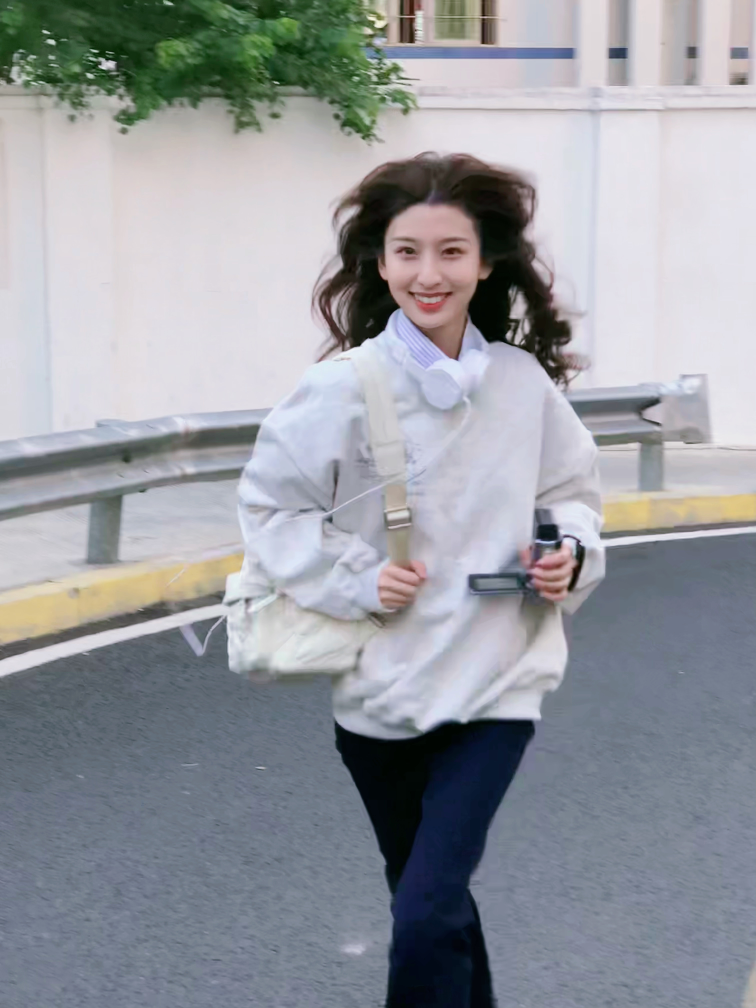
#> input picture opencv基本操作/1.aidaishu.jpg, 3024 x 4032 px (shown at 1/4 size)
$ jupyter execute '图像轮廓.ipynb'
#> lines starting #> are read from the running program, lines starting #| are printed output that depends on the picture; after the words box and inside, x2 and y2 are one past the last pixel; in counts of white or black regions, pixels touching at a corner belong together; long printed decimals are rounded
## 什么是图像轮廓

<font size = 3>之前学的 sobel算子、scharr算子、laplasian算子、canny边缘检测，这些都是检测图像中边缘线条的，检测出来的是图像的边缘，而非图像轮廓，要加以区分<br>
边缘检测主要是通过一些手段检测数字图像中明暗变化剧烈（即梯度变化比较大）像素点，偏向于图像中像素点的变化<br>轮廓检测指检测图像中的对象边界，更偏向于关注上层语义对象，主要用来分析物体的形态，比如物体的周长和面积等。可以说边缘包括轮廓。边缘主要是作为图像的特征使用，比如可以用边缘特征可以区分脸和手，而轮廓则是一个很好的图像目标的外部特征</font>

## 查找轮廓函数

<font size = 4>   contours, hierarchy = cv2.findContours(img, mode, method) </font>

### 解释

<font size = 3>
img:要做轮廓检测的图像，必须是8位单通道二值图像。所以，一般情况下我们都是将图像处理为二值图像后再将其作为参数传入。在很多情况下，我们是预先对图像进行阈值分割或者边缘检测处理(比如经过Canny、拉普拉斯等边缘检测算子处理过的二值图像)，在得到满意的二值图像后再作为参数传入使用，这样效果会更好</font>

<font size = 3>
mode:    mode: 轮廓检索模式。决定了轮廓的提取方式：<br>
　　cv2.RETR_EXTERNAL: 只检测最外面的轮廓<br>
　　cv2.RETR_LIST: 检索所有的轮廓，并将其保存到一条链表当中。对检测到的轮廓不建立等级关系<br>
　　cv2.RETR_CCOMP：检索所有轮廓并将它们组织成两级层次结构。顶层是各部分的外部边界，第二层是空洞的边界。<br>
　　cv2.RETR_TREE：检索所有轮廓，并建立一个等级树结构的轮廓，就是重构嵌套轮廓的整个层次。<br>
　　说明：一般情况下我们只用第4种模式，因为第4种模式是检测所有的轮廓并且把这些轮廓按层次保存成一个树结构，后面如果我们有需要直接调用即可。<br>
</font>

<font size = 3> method： 轮廓逼近方法，就是如何表达轮廓，意思就是我是用线表示轮廓呢，还是简单点用2个点就表示了一条线的轮廓：<br>
　　cv2.CHAIN_APPROX_NONE:(保存全部的轮廓的点的坐标) 以Freeman链码的方式输出轮廓。意思就是我存储了所有的轮廓点，就是相连两个点的像素位置差不超过1，我可以用完整的线条来表示轮廓，就是我可以画出一个完整的轮廓。<br>
　　cv2.CHAIN_APPROX_SIMPLE：(只保存轮廓的角的点的坐标)压缩水平方向、垂直方向、对角线方向的元素，只保留该方向的终点坐标。比如一个矩形只要用4个点来保存轮廓信息即可。因为要保存信息太多了，内存计算起来都是负担，我们就用4个点表示一个矩形轮廓吧。同理，如果是一个多边形，我们就输出这个多边形的顶点序列吧。  </font>

<font size = 3>contours：是返回的轮廓。这个轮廓是一个数组。<br>
hierarchy：是轮廓的层次信息，就是mode参数决定的返回的轮廓数据的组织结构   </font>

### demo:

[cell 1]
import cv2
import numpy as np
img = cv2.imread('./1.aidaishu.jpg')
#> img is the input picture: shape (4032, 3024, 3); mean B, G, R 159.2, 153.2, 150.2
img = cv2.resize(img,(378,504))
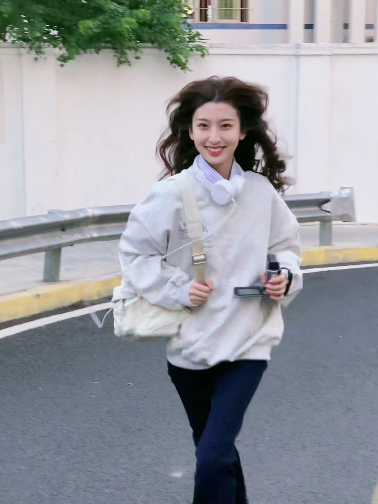
#> img: shape (504, 378, 3); mean B, G, R 159.3, 153.3, 150.3
gray = cv2.cvtColor(img,cv2.COLOR_BGR2GRAY)
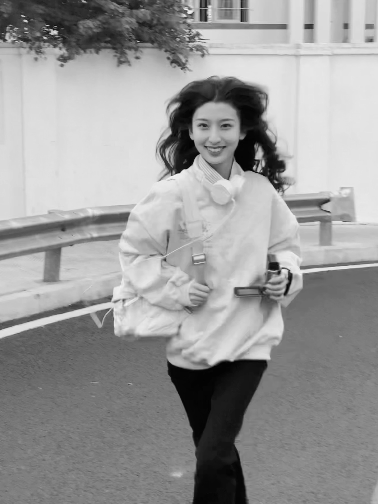
#> gray: shape (504, 378); min 2, max 243, mean 153.1
thresh,binary = cv2.threshold(gray,160,255,cv2.THRESH_BINARY)
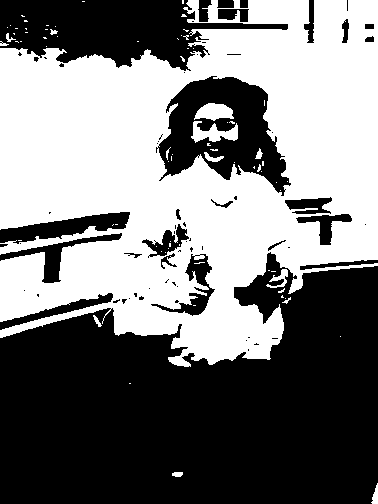
#> binary: shape (504, 378); 48.3% white; 76 white regions (62 under 20 px)
contours,hierarchy = cv2.findContours(binary,cv2.RETR_TREE,cv2.CHAIN_APPROX_SIMPLE)
#> contours = 151 contours, 122 with area under 20; largest, box (x1, y1, x2, y2) and area: (0, 0, 378, 367) 101618, (157, 75, 292, 197) 9786, (150, 253, 216, 317) 1210, (295, 213, 353, 246) 682, (141, 223, 190, 258) 678
print(type(contours))
#| <class 'list'>
print(type(hierarchy))
#| <class 'numpy.ndarray'>
print(hierarchy)
#> (printed output is left out)
cv2.imshow('contours',binary)
cv2.waitKey()
cv2.destroyAllWindows()

## 绘制轮廓

### cv2.drawContours(image, contours, contourIdx, color, thickness=None, lineType=None, hierarchy=None, maxLevel=None, offset=None)

<font size = 3>第一个参数是指明在哪幅图像上绘制轮廓；image为三通道才能显示轮廓<br>
第二个参数是轮廓本身，在Python中是一个list<br>
第三个参数指定绘制轮廓list中的哪条轮廓，如果是-1，则绘制其中的所有轮廓。后面的参数很简单。其中thickness表明轮廓线的宽度，如果是-1（cv2.FILLED），则为填充模式   </font>

<font size = 3> 绘制轮廓会直接修改原图，如果想让原图保持不变的话就需要copy一份  </font>

[cell 2]
img_copy_1 = img.copy()
img_copy_1 = cv2.drawContours(img_copy_1,contours,-1,(0,0,255),2)
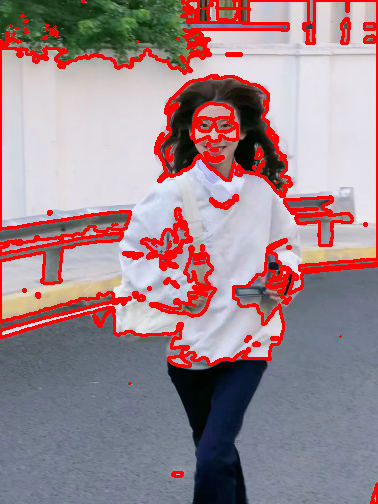
#> img_copy_1: shape (504, 378, 3); 10.83% of pixels changed, all inside (x1, y1, x2, y2) = (0, 0, 378, 504)
cv2.imshow('contours',img_copy_1)
cv2.waitKey()
cv2.destroyAllWindows()

## 计算轮廓面积

[cell 3]
area = cv2.contourArea(contours[1])
#> area = 34
print("area:",area)
#| area: 34.0

## 计算轮廓周长

[cell 4]
perimeter = cv2.arcLength(contours[1],closed = True)
#> perimeter = 25.66
print("perimeter:",perimeter)
#| perimeter: 25.657

## 多边形逼近与突包(无法使用)

<font size = 3>
cv2.approxPolyDP(curve,epsilon,closed[,approxCurve])<br>
Curve:要画的轮廓；<br>
Epsilon:精度（精度越高，数据量越大）；<br>
Closed:是否闭合；<br>
approxCurve:类型应与输入曲线的类型匹配（如果closed=True，则近似的曲线也是closed=True）
</font>

[cell 5]
approx = cv2.approxPolyDP(contours[0],3,closed = True)
#> approx = [[377, 483], [372, 503], [377, 503]]
print(approx)
#| [[[377 483]]
#|  [[372 503]]
#|  [[377 503]]]
cv2.drawContours(img_copy_1,[approx],0,(0,255,0),2)
#> img_copy_1: shape (504, 378, 3); 0.05% of pixels changed, all inside (x1, y1, x2, y2) = (371, 482, 378, 504)
cv2.imshow('approx',img_copy_1)
cv2.waitKey()
cv2.destroyAllWindows()
